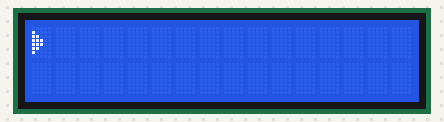
Bench run of a sketch on a simulated Arduino Uno, built with avr-gcc and run on an emulated ATmega328P. Shown: 16×2 character LCD.

Above: at 1.6 s.

The sketch:

mermi.ino
```cpp
      #include <LiquidCrystal.h>

      LiquidCrystal lcd(8,9,4,5,6,7);

      byte silah[]={0,16,24,28,28,24,16,0};
      byte mermi[]={0,0,0,0,21,0,0,0};
      byte temiz[]={0,0,0,0,0,0,0,0};
      void setup()
      {
        lcd.begin(16,2);
        lcd.createChar(0,silah);
        lcd.createChar(1,mermi);
        lcd.createChar(2,temiz);
      }

      void loop()
      {
      lcd.setCursor(0,0);
      lcd.write(byte(0));
      lcd.setCursor(3,0);
      lcd.print("Omer Kaptan");

      for(int i=1;i<16;i++)
      {
       lcd.setCursor(i,0);
       lcd.write(byte(1));
       delay(50);

       lcd.setCursor(i,0);
       lcd.write(byte(2));
       delay(50);
      }
      delay(3000);
  }
```

Measured:
- what the display in image 0 shows lasts 3.1 s, from 1.5 s to 4.6 s
